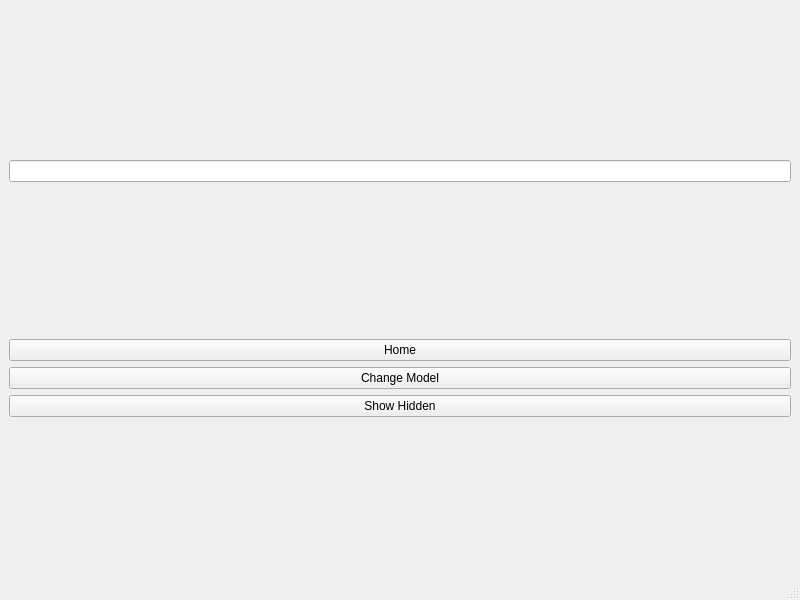
<?xml version="1.0" encoding="UTF-8"?>
<ui version="4.0">
 <class>MainWindow</class>
 <widget class="QMainWindow" name="MainWindow">
  <property name="geometry">
   <rect>
    <x>0</x>
    <y>0</y>
    <width>800</width>
    <height>600</height>
   </rect>
  </property>
  <property name="windowTitle">
   <string>MainWindow</string>
  </property>
  <widget class="QWidget" name="centralwidget">
   <property name="sizePolicy">
    <sizepolicy hsizetype="Expanding" vsizetype="Expanding">
     <horstretch>0</horstretch>
     <verstretch>0</verstretch>
    </sizepolicy>
   </property>
   <layout class="QGridLayout" name="gridLayout_">
    <item row="0" column="0">
     <layout class="QHBoxLayout" name="search_layout">
      <item>
       <widget class="QLineEdit" name="lineSearch">
        <property name="readOnly">
         <bool>true</bool>
        </property>
       </widget>
      </item>
     </layout>
    </item>
    <item row="1" column="0">
     <layout class="QHBoxLayout" name="browser_layout">
      <item>
       <layout class="QVBoxLayout" name="buttons_layout">
        <item>
         <widget class="QPushButton" name="buttonHome">
          <property name="text">
           <string>Home</string>
          </property>
         </widget>
        </item>
        <item>
         <widget class="QPushButton" name="buttonModel">
          <property name="enabled">
           <bool>true</bool>
          </property>
          <property name="sizePolicy">
           <sizepolicy hsizetype="Minimum" vsizetype="Maximum">
            <horstretch>0</horstretch>
            <verstretch>0</verstretch>
           </sizepolicy>
          </property>
          <property name="text">
           <string>Change Model</string>
          </property>
         </widget>
        </item>
        <item>
         <widget class="QPushButton" name="buttonHidden">
          <property name="sizePolicy">
           <sizepolicy hsizetype="Minimum" vsizetype="Fixed">
            <horstretch>0</horstretch>
            <verstretch>0</verstretch>
           </sizepolicy>
          </property>
          <property name="text">
           <string>Show Hidden</string>
          </property>
         </widget>
        </item>
       </layout>
      </item>
     </layout>
    </item>
   </layout>
  </widget>
  <widget class="QMenuBar" name="menubar">
   <property name="geometry">
    <rect>
     <x>0</x>
     <y>0</y>
     <width>800</width>
     <height>22</height>
    </rect>
   </property>
  </widget>
  <widget class="QStatusBar" name="statusbar"/>
 </widget>
 <resources/>
 <connections/>
</ui>
